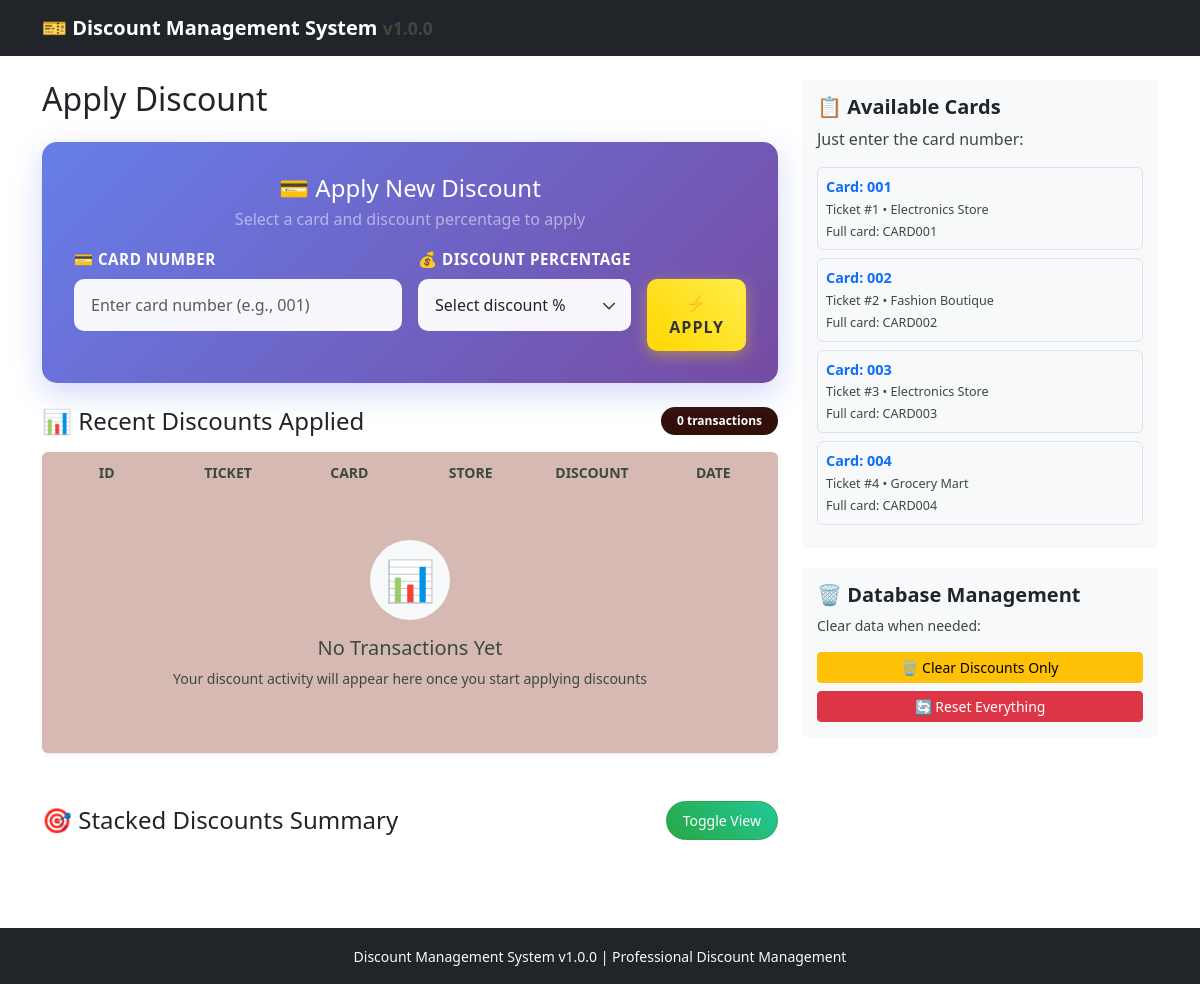
The page / on the database its author committed.
### tables this page shows
CREATE TABLE tickets (
        id INTEGER PRIMARY KEY AUTOINCREMENT,
        card_number TEXT NOT NULL,
        store_id INTEGER,
        created_at DATETIME DEFAULT CURRENT_TIMESTAMP,
        FOREIGN KEY (store_id) REFERENCES stores(id)
    );

CREATE TABLE stores (
        id INTEGER PRIMARY KEY AUTOINCREMENT,
        name TEXT NOT NULL,
        created_at DATETIME DEFAULT CURRENT_TIMESTAMP
    );

### config/app.php (called while the page is built)
<?php
return [
    'app' => [
        'name' => 'Discount Management System',
        'version' => '1.0.0',
        'environment' => 'development',
        'timezone' => 'UTC'
    ],
    'discount' => [
        'allowed_percentages' => [10, 20, 30, 40, 50],
        'max_stack_per_ticket' => 10,
        'max_total_percentage' => 100
    ],
    'display' => [
        'recent_discounts_limit' => 20,
        'pagination_limit' => 10
    ]
];

### src/DatabaseManager.php (called while the page is built, shortened)
<?php
class DatabaseManager
{
    private $pdo;
    private $config;
    public function __construct($config)
    {
        $this->config = $config;
    }
    private function connect()
    {
        $dbPath = $this->config['database']['path'];
        $this->pdo = new PDO("sqlite:{$dbPath}");
        foreach ($this->config['database']['options'] as $option => $value) {
            $this->pdo->setAttribute($option, $value);
        }
    }
    private function createTables()
    {
        $this->pdo->exec("
            CREATE TABLE IF NOT EXISTS stores (
                id INTEGER PRIMARY KEY AUTOINCREMENT,
                name TEXT NOT NULL,
                created_at DATETIME DEFAULT CURRENT_TIMESTAMP
            )
        ");
        $this->pdo->exec("
            CREATE TABLE IF NOT EXISTS tickets (
                id INTEGER PRIMARY KEY AUTOINCREMENT,
                card_number TEXT NOT NULL,
                store_id INTEGER,
                created_at DATETIME DEFAULT CURRENT_TIMESTAMP,
                FOREIGN KEY (store_id) REFERENCES stores(id)
            )
        ");
        $this->pdo->exec("
            CREATE TABLE IF NOT EXISTS discounts (
                id INTEGER PRIMARY KEY AUTOINCREMENT,
                ticket_id INTEGER,
                store_id INTEGER,
                card_number TEXT NOT NULL,
                discount_percentage DECIMAL(5,2) NOT NULL,
                created_at DATETIME DEFAULT CURRENT_TIMESTAMP,
                FOREIGN KEY (ticket_id) REFERENCES tickets(id),
                FOREIGN KEY (store_id) REFERENCES stores(id)
            )
        ");
    }
    public function getRecentDiscounts($limit = 20)
    {
        $stmt = $this->pdo->query("
            SELECT d.*, s.name as store_name, t.card_number as ticket_card
            FROM discounts d
            JOIN stores s ON d.store_id = s.id
            JOIN tickets t ON d.ticket_id = t.id
            ORDER BY d.id ASC
            LIMIT {$limit}
        ");
        return $stmt->fetchAll();
    }
    public function getAvailableTickets()
    {
        $stmt = $this->pdo->query("
            SELECT t.*, s.name as store_name
            FROM tickets t
            JOIN stores s ON t.store_id = s.id
            ORDER BY t.id ASC
        ");
        return $stmt->fetchAll();
    }
}

### public/index.php (the view, shortened to what this page needs)
<?php
$appConfig = require_once __DIR__ . '/../config/app.php';
$dbConfig = require_once __DIR__ . '/../config/database.php';
require_once __DIR__ . '/../src/DatabaseManager.php';
$db = new DatabaseManager($dbConfig);
$recentDiscounts = $db->getRecentDiscounts($appConfig['display']['recent_discounts_limit']);
$availableTickets = $db->getAvailableTickets();
?>
<!DOCTYPE html>
<html lang="en">
<head>
    <link href="https://cdn.jsdelivr.net/npm/bootstrap@5.3.0/dist/css/bootstrap.min.css" rel="stylesheet">
    <link href="assets/css/style.css" rel="stylesheet">
</head>
<body>
    <nav class="navbar navbar-expand-lg navbar-dark bg-dark">
        <div class="container">
            <a class="navbar-brand" href="#">
                🎫 <?= $appConfig['app']['name'] ?>
                <small class="text-muted">v<?= $appConfig['app']['version'] ?></small>
            </a>
        </div>
    </nav>
    <main class="py-4">
        <div class="container">
            <div class="row">
                <div class="col-md-8">
                    <h2 class="mb-4">Apply Discount</h2>
                    <div class="card mb-4 discount-form-card">
                        <div class="card-body">
                            <div class="text-center mb-3">
                                <h4 class="card-title text-white mb-2">💳 Apply New Discount</h4>
                                <p class="card-subtitle text-white-50">Select a card and discount percentage to apply</p>
                            </div>
                            <form method="POST">
                                <div class="row g-3">
                                    <div class="col-md-6">
                                        <label class="form-label">💳 Card Number</label>
                                        <input type="text" name="card_number" class="form-control"
                                               placeholder="Enter card number (e.g., 001)" required>
                                    </div>
                                    <div class="col-md-4">
                                        <label class="form-label">💰 Discount Percentage</label>
                                        <select name="discount_percentage" class="form-select" required>
                                            <option value="">Select discount %</option>
                                        </select>
                                    </div>
                                    <div class="col-md-2">
                                        <label class="form-label">&nbsp;</label>
                                        <button type="submit" class="btn btn-apply-discount w-100">
                                            ⚡ Apply
                                        </button>
                                    </div>
                                </div>
                            </form>
                        </div>
                    </div>
                    <div class="d-flex justify-content-between align-items-center mb-3">
                        <h4 class="mb-0">📊 Recent Discounts Applied</h4>
                        <span class="badge bg-primary rounded-pill px-3 py-2">
                            <?= count($recentDiscounts) ?> transactions
                        </span>
                    </div>
                    <div class="card shadow-sm border-0" style="background: #D5B9B2;">
                        <div class="card-header bg-transparent border-0 pb-0">
                            <div class="row text-center">
                                <div class="col-2"><small class="text-muted fw-bold">ID</small></div>
                                <div class="col-2"><small class="text-muted fw-bold">TICKET</small></div>
                                <div class="col-2"><small class="text-muted fw-bold">CARD</small></div>
                                <div class="col-2"><small class="text-muted fw-bold">STORE</small></div>
                                <div class="col-2"><small class="text-muted fw-bold">DISCOUNT</small></div>
                                <div class="col-2"><small class="text-muted fw-bold">DATE</small></div>
                            </div>
                        </div>
                        <div class="card-body pt-2" style="max-height: 400px; overflow-y: auto;">
                            <?php if (empty($recentDiscounts)): ?>
                                <div class="text-center py-5">
                                    <div class="mb-3">
                                        <div class="bg-light rounded-circle d-inline-flex align-items-center justify-content-center" style="width: 80px; height: 80px;">
                                            <span style="font-size: 2.5rem;">📊</span>
                                        </div>
                                    </div>
                                    <h5 class="text-muted mb-2">No Transactions Yet</h5>
                                    <p class="text-muted small mb-0">Your discount activity will appear here once you start applying discounts</p>
                                </div>
                            <?php endif; ?>
                        </div>
                    </div>
                    <div class="d-flex justify-content-between align-items-center mb-3 mt-5">
                        <h4 class="mb-0">🎯 Stacked Discounts Summary</h4>
                        <button class="btn btn-outline-primary btn-sm" type="button" data-bs-toggle="collapse" data-bs-target="#stackedDiscountsSection" aria-expanded="false" aria-controls="stackedDiscountsSection">
                            <i class="fas fa-chevron-down"></i> Toggle View
                        </button>
                    </div>
                </div>
                <div class="col-md-4">
                    <div class="info-box">
                        <h5 class="fw-bold">📋 Available Cards</h5>
                        <p class="text-muted">Just enter the card number:</p>
                        <div class="available-tickets">
                            <?php foreach ($availableTickets as $ticket): ?>
                            <div class="mb-2 p-2 border rounded bg-light">
                                <strong class="text-primary">Card: <?= htmlspecialchars(str_replace('CARD', '', $ticket['card_number'])) ?></strong><br>
                                <small class="text-muted">
                                    Ticket #<?= $ticket['id'] ?> • <?= htmlspecialchars($ticket['store_name']) ?><br>
                                    Full card: <?= htmlspecialchars($ticket['card_number']) ?>
                                </small>
                            </div>
                            <?php endforeach; ?>
                        </div>
                    </div>
                    <div class="info-box">
                        <h5 class="fw-bold">🗑️ Database Management</h5>
                        <p class="text-muted small">Clear data when needed:</p>
                        <form method="POST" style="display: inline;">
                            <button type="submit" class="btn btn-warning btn-sm w-100 mb-2"
                                    onclick="return confirm('Clear all discount data? This will keep cards but remove all applied discounts.')">
                                🗑️ Clear Discounts Only
                            </button>
                        </form>
                        <form method="POST" style="display: inline;">
                            <button type="submit" class="btn btn-danger btn-sm w-100"
                                    onclick="return confirm('⚠️ RESET EVERYTHING? This will clear all data and restore sample cards.')">
                                🔄 Reset Everything
                            </button>
                        </form>
                    </div>
                </div>
            </div>
        </div>
    </main>
    <footer class="bg-dark text-light py-3 mt-5">
        <div class="container text-center">
            <small><?= $appConfig['app']['name'] ?> v<?= $appConfig['app']['version'] ?> | Professional Discount Management</small>
        </div>
    </footer>
</body>
</html>

### public/assets/css/style.css (style rules this page uses)
.info-box { background: #f8f9fa; padding: 15px; border-radius: 5px; margin-bottom: 20px; }
.available-tickets { font-size: 0.9em; }
.navbar-brand { font-weight: bold; }
.discount-form-card { background: linear-gradient(135deg, #667eea 0%, #764ba2 100%); border: none; border-radius: 15px; box-shadow: 0 10px 30px rgba(102, 126, 234, 0.3); color: white; }
.discount-form-card .card-body { padding: 2rem; }
.form-label { font-weight: 600; margin-bottom: 0.5rem; color: #ffffff; font-size: 0.95rem; text-transform: uppercase; letter-spacing: 0.5px; }
.form-control, .form-select { border: none; border-radius: 10px; padding: 12px 15px; font-size: 16px; background: rgba(255, 255, 255, 0.95); backdrop-filter: blur(10px); border: 2px solid transparent; transition: all 0.3s ease; background-image: none; }
.form-select { background-repeat: no-repeat; background-position: right 12px center; background-size: 16px 12px; padding-right: 40px; cursor: pointer; }
.form-select option { background: #ffffff; color: #333333; padding: 10px 15px; font-weight: 500; border-radius: 5px; margin: 2px 0; }
.form-select option:hover, .form-select option:checked { background: linear-gradient(45deg, #667eea, #764ba2); color: white; }
.btn-apply-discount { background: linear-gradient(45deg, #ffd700, #ffed4a); border: none; border-radius: 10px; padding: 12px 10px; font-weight: 700; color: #333; text-transform: uppercase; letter-spacing: 1px; transition: all 0.3s ease; box-shadow: 0 4px 15px rgba(255, 215, 0, 0.4); }
.badge { font-size: 0.75em; padding: 0.5em 0.75em; border-radius: 6px; }
.badge.bg-primary { background: #330F0A !important; }
.text-muted { color: #3C493F !important; }
.card { transition: transform 0.3s ease, box-shadow 0.3s ease; }
[data-bs-toggle="collapse"] { transition: all 0.3s ease; border-radius: 20px; font-size: 0.875rem; padding: 0.5rem 1rem; }
[data-bs-toggle="collapse"]:not(.collapsed) { background: linear-gradient(45deg, #28a745, #20c997); border-color: #28a745; color: white; }

### rows shown on the page
tickets: card_number "001", id "1", store.name "Electronics Store", card_number "CARD001"
tickets: card_number "002", id "2", store.name "Fashion Boutique", card_number "CARD002"
tickets: card_number "003", id "3", store.name "Electronics Store", card_number "CARD003"
tickets: card_number "004", id "4", store.name "Grocery Mart", card_number "CARD004"

### other values the page prints
$appConfig['app']['name'] "Discount Management System"
$appConfig['app']['version'] "1.0.0"
count($recentDiscounts) "0"
